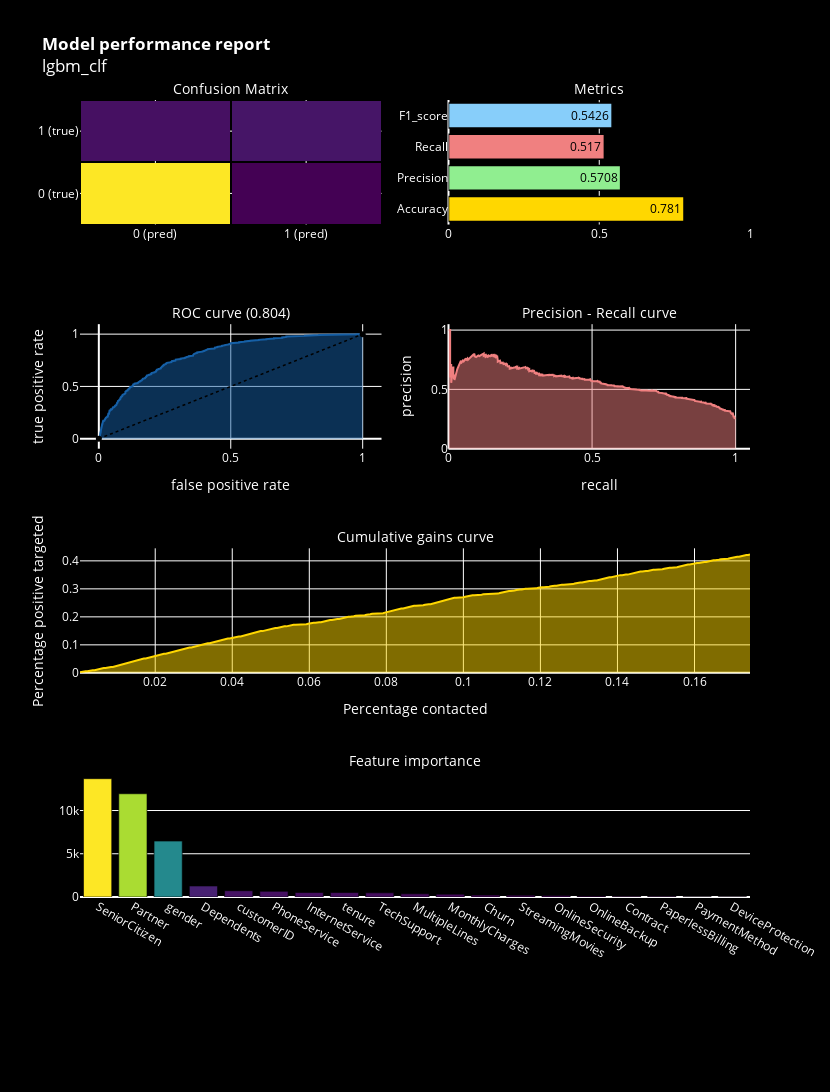

This figure's notebook cell:
### Markdown cell above
# 1. Light GBM Without Hyperparameter Tuning
- Light GBM(Light Gradient Boosting Machine): A fast, distributed, high performance gradient boosting (GBT, GBDT, GBRT, GBM or MART) framework based on decision tree algorithms, used for ranking, classification and many other machine learning tasks.

### Code cell
%%time
lgbm_clf = lgbm.LGBMClassifier(n_estimators=1500, random_state = 42)

lgbm_clf.fit(X_train, y_train)
lgbm_clf.fit(X_train, y_train)
y_pred = lgbm_clf.predict(X_test)
y_score = lgbm_clf.predict_proba(X_test)[:,1]

model_performance('lgbm_clf')

### Figure 1 — Plotly figure (JSON) as saved in the notebook; plotly's stock layout.template omitted (floating-point values rounded to 4 significant figures; data arrays with more than 128 entries replaced by an {"elided": "..."} marker saying what was removed)
{"data": [{"colorscale": [[0, "#440154"], [0.1111, "#482878"], [0.2222, "#3e4989"], [0.3333, "#31688e"], [0.4444, "#26828e"], [0.5556, "#1f9e89"], [0.6667, "#35b779"], [0.7778, "#6ece58"], [0.8889, "#b5de2b"], [1, "#fde725"]], "showscale": false, "x": ["0 (pred)", "1 (pred)"], "xaxis": "x", "xgap": 2, "y": ["0 (true)", "1 (true)"], "yaxis": "y", "ygap": 2, "z": [[1374, 206], [256, 274]], "type": "heatmap"}, {"marker": {"color": ["gold", "lightgreen", "lightcoral", "lightskyblue"], "line": {"color": "#000000", "width": 1.5}}, "opacity": 1, "orientation": "h", "text": [0.781, 0.5708, 0.517, 0.5426], "textfont": {"color": "black"}, "textposition": "auto", "x": [0.781, 0.5708, 0.517, 0.5426], "xaxis": "x2", "y": ["Accuracy", "Precision", "Recall", "F1_score"], "yaxis": "y2", "type": "bar"}, {"fill": "tozeroy", "line": {"color": "rgb(22, 96, 167)", "width": 2}, "name": "Roc : 0.804", "x": {"elided": "632 float values"}, "xaxis": "x3", "y": {"elided": "632 float values"}, "yaxis": "y3", "type": "scatter"}, {"line": {"color": "black", "dash": "dot", "width": 1.5}, "x": [0, 1], "xaxis": "x3", "y": [0, 1], "yaxis": "y3", "type": "scatter"}, {"fill": "tozeroy", "line": {"color": "lightcoral", "width": 2}, "name": "Precision[0.25542169 0.25506268 0.25518572 ... 1.         1.         1.        ]", "x": {"elided": "2068 float values"}, "xaxis": "x4", "y": {"elided": "2068 float values"}, "yaxis": "y4", "type": "scatter"}, {"marker": {"color": [13681, 11938, 6467, 1273, 1036, 725, 668, 659, 541, 521, 518, 479, 465, 453, 370, 370, 364, 351, 349, 331, 321, 302, 292, 288, 267, 239, 227, 222, 217, 210, 209, 180, 107, 107, 97, 93, 34, 29], "colorscale": [[0, "#440154"], [0.1111, "#482878"], [0.2222, "#3e4989"], [0.3333, "#31688e"], [0.4444, "#26828e"], [0.5556, "#1f9e89"], [0.6667, "#35b779"], [0.7778, "#6ece58"], [0.8889, "#b5de2b"], [1, "#fde725"]], "line": {"color": "black", "width": 0.6}}, "name": "coefficients", "x": ["SeniorCitizen", "Partner", "gender", "Dependents", null, "customerID", null, "PhoneService", null, "InternetService", "tenure", "TechSupport", null, null, null, null, "MultipleLines", null, null, "MonthlyCharges", null, null, null, null, null, null, null, "Churn", null, "StreamingMovies", null, "OnlineSecurity", "OnlineBackup", null, "Contract", "PaperlessBilling", "PaymentMethod", "DeviceProtection"], "xaxis": "x6", "y": [13681, 11938, 6467, 1273, 1036, 725, 668, 659, 541, 521, 518, 479, 465, 453, 370, 370, 364, 351, 349, 331, 321, 302, 292, 288, 267, 239, 227, 222, 217, 210, 209, 180, 107, 107, 97, 93, 34, 29], "yaxis": "y6", "type": "bar"}, {"fill": "tozeroy", "line": {"color": "gold", "width": 2}, "x": {"elided": "368 float values"}, "xaxis": "x5", "y": {"elided": "2110 float values"}, "yaxis": "y5", "type": "scatter"}], "layout": {"annotations": [{"font": {"color": "white", "size": 14}, "showarrow": false, "text": "Confusion Matrix", "x": 0.225, "xanchor": "center", "xref": "paper", "y": 1, "yanchor": "bottom", "yref": "paper"}, {"font": {"color": "white", "size": 14}, "showarrow": false, "text": "Metrics", "x": 0.775, "xanchor": "center", "xref": "paper", "y": 1, "yanchor": "bottom", "yref": "paper"}, {"font": {"color": "white", "size": 14}, "showarrow": false, "text": "ROC curve (0.804)", "x": 0.225, "xanchor": "center", "xref": "paper", "y": 0.7188, "yanchor": "bottom", "yref": "paper"}, {"font": {"color": "white", "size": 14}, "showarrow": false, "text": "Precision - Recall curve", "x": 0.775, "xanchor": "center", "xref": "paper", "y": 0.7188, "yanchor": "bottom", "yref": "paper"}, {"font": {"color": "white", "size": 14}, "showarrow": false, "text": "Cumulative gains curve", "x": 0.5, "xanchor": "center", "xref": "paper", "y": 0.4375, "yanchor": "bottom", "yref": "paper"}, {"font": {"color": "white", "size": 14}, "showarrow": false, "text": "Feature importance", "x": 0.5, "xanchor": "center", "xref": "paper", "y": 0.1562, "yanchor": "bottom", "yref": "paper"}], "autosize": false, "font": {"color": "white"}, "height": 1500, "margin": {"b": 195}, "paper_bgcolor": "black", "plot_bgcolor": "black", "showlegend": false, "title": {"text": "<b>Model performance report</b><br>lgbm_clf"}, "width": 830, "xaxis": {"anchor": "y", "color": "white", "domain": [0, 0.45], "type": "category", "range": [-0.5, 1.5], "autorange": true}, "yaxis": {"anchor": "x", "color": "white", "domain": [0.8438, 1], "type": "category", "range": [-0.5, 1.5], "autorange": true}, "xaxis2": {"anchor": "y2", "color": "white", "domain": [0.55, 1], "range": [0, 1], "type": "linear"}, "yaxis2": {"anchor": "x2", "color": "white", "domain": [0.8438, 1], "type": "category", "range": [-0.5, 3.5], "autorange": true}, "xaxis3": {"anchor": "y3", "color": "white", "domain": [0, 0.45], "title": {"text": "false positive rate"}, "type": "linear", "range": [-0.07135, 1.071], "autorange": true}, "yaxis3": {"anchor": "x3", "color": "white", "domain": [0.5625, 0.7188], "title": {"text": "true positive rate"}, "type": "linear", "range": [-0.08128, 1.081], "autorange": true}, "xaxis4": {"anchor": "y4", "color": "white", "domain": [0.55, 1], "range": [0, 1.05], "title": {"text": "recall"}, "type": "linear"}, "yaxis4": {"anchor": "x4", "color": "white", "domain": [0.5625, 0.7188], "range": [0, 1.05], "title": {"text": "precision"}, "type": "linear"}, "xaxis5": {"anchor": "y5", "color": "white", "domain": [0, 1], "title": {"text": "Percentage contacted"}, "type": "linear", "range": [0.0004739, 0.1744], "autorange": true}, "yaxis5": {"anchor": "x5", "color": "white", "domain": [0.2812, 0.4375], "title": {"text": "Percentage positive targeted"}, "type": "linear", "range": [0, 0.4449], "autorange": true}, "xaxis6": {"anchor": "y6", "color": "white", "domain": [0, 1], "type": "category", "range": [-0.5, 18.5], "autorange": true}, "yaxis6": {"anchor": "x6", "color": "white", "domain": [0, 0.1562], "type": "linear", "range": [0, 14400.0], "autorange": true}}}
